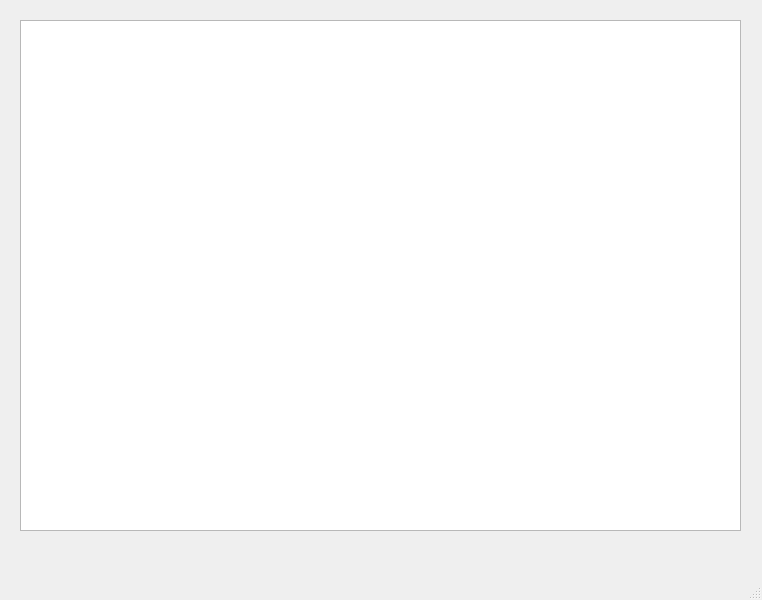
<?xml version="1.0" encoding="UTF-8"?>
<ui version="4.0">
 <class>MainWindow</class>
 <widget class="QMainWindow" name="MainWindow">
  <property name="geometry">
   <rect>
    <x>0</x>
    <y>0</y>
    <width>762</width>
    <height>600</height>
   </rect>
  </property>
  <property name="windowTitle">
   <string>MainWindow</string>
  </property>
  <widget class="QWidget" name="centralwidget">
   <widget class="QTableWidget" name="tableWidget">
    <property name="geometry">
     <rect>
      <x>20</x>
      <y>20</y>
      <width>721</width>
      <height>511</height>
     </rect>
    </property>
   </widget>
  </widget>
  <widget class="QMenuBar" name="menubar">
   <property name="geometry">
    <rect>
     <x>0</x>
     <y>0</y>
     <width>762</width>
     <height>21</height>
    </rect>
   </property>
  </widget>
  <widget class="QStatusBar" name="statusbar"/>
 </widget>
 <resources/>
 <connections/>
</ui>
